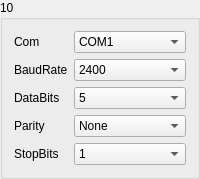
       <widget class="QGroupBox" name="gBoxMeter_10">
        <property name="minimumSize">
         <size>
          <width>171</width>
          <height>171</height>
         </size>
        </property>
        <property name="title">
         <string>10</string>
        </property>
        <layout class="QGridLayout" name="gridLayout_14">
         <item row="0" column="0">
          <widget class="QLabel" name="label_68">
           <property name="sizePolicy">
            <sizepolicy hsizetype="Fixed" vsizetype="Preferred">
             <horstretch>0</horstretch>
             <verstretch>0</verstretch>
            </sizepolicy>
           </property>
           <property name="text">
            <string>Com</string>
           </property>
          </widget>
         </item>
         <item row="0" column="1">
          <widget class="QComboBox" name="comboMeterSerialNum_10">
           <item>
            <property name="text">
             <string>COM1</string>
            </property>
           </item>
           <item>
            <property name="text">
             <string>COM2</string>
            </property>
           </item>
           <item>
            <property name="text">
             <string>COM3</string>
            </property>
           </item>
           <item>
            <property name="text">
             <string>COM4</string>
            </property>
           </item>
           <item>
            <property name="text">
             <string>COM5</string>
            </property>
           </item>
           <item>
            <property name="text">
             <string>COM6</string>
            </property>
           </item>
           <item>
            <property name="text">
             <string>COM7</string>
            </property>
           </item>
           <item>
            <property name="text">
             <string>COM8</string>
            </property>
           </item>
           <item>
            <property name="text">
             <string>COM9</string>
            </property>
           </item>
           <item>
            <property name="text">
             <string>COM10</string>
            </property>
           </item>
           <item>
            <property name="text">
             <string>COM11</string>
            </property>
           </item>
           <item>
            <property name="text">
             <string>COM12</string>
            </property>
           </item>
           <item>
            <property name="text">
             <string>COM13</string>
            </property>
           </item>
           <item>
            <property name="text">
             <string>COM14</string>
            </property>
           </item>
           <item>
            <property name="text">
             <string>COM15</string>
            </property>
           </item>
           <item>
            <property name="text">
             <string>COM16</string>
            </property>
           </item>
           <item>
            <property name="text">
             <string>COM17</string>
            </property>
           </item>
           <item>
            <property name="text">
             <string>COM18</string>
            </property>
           </item>
           <item>
            <property name="text">
             <string>COM19</string>
            </property>
           </item>
           <item>
            <property name="text">
             <string>COM20</string>
            </property>
           </item>
           <item>
            <property name="text">
             <string>COM21</string>
            </property>
           </item>
           <item>
            <property name="text">
             <string>COM22</string>
            </property>
           </item>
           <item>
            <property name="text">
             <string>COM23</string>
            </property>
           </item>
           <item>
            <property name="text">
             <string>COM24</string>
            </property>
           </item>
           <item>
            <property name="text">
             <string>COM25</string>
            </property>
           </item>
           <item>
            <property name="text">
             <string>COM26</string>
            </property>
           </item>
           <item>
            <property name="text">
             <string>COM27</string>
            </property>
           </item>
           <item>
            <property name="text">
             <string>COM28</string>
            </property>
           </item>
           <item>
            <property name="text">
             <string>COM29</string>
            </property>
           </item>
           <item>
            <property name="text">
             <string>COM30</string>
            </property>
           </item>
          </widget>
         </item>
         <item row="1" column="0">
          <widget class="QLabel" name="label_69">
           <property name="text">
            <string>BaudRate</string>
           </property>
          </widget>
         </item>
         <item row="1" column="1">
          <widget class="QComboBox" name="comboMeterBaudRate_10">
           <item>
            <property name="text">
             <string>2400</string>
            </property>
           </item>
           <item>
            <property name="text">
             <string>4800</string>
            </property>
           </item>
           <item>
            <property name="text">
             <string>9600</string>
            </property>
           </item>
           <item>
            <property name="text">
             <string>14400</string>
            </property>
           </item>
           <item>
            <property name="text">
             <string>19200</string>
            </property>
           </item>
           <item>
            <property name="text">
             <string>38400</string>
            </property>
           </item>
           <item>
            <property name="text">
             <string>56000</string>
            </property>
           </item>
          </widget>
         </item>
         <item row="2" column="0">
          <widget class="QLabel" name="label_70">
           <property name="text">
            <string>DataBits</string>
           </property>
          </widget>
         </item>
         <item row="2" column="1">
          <widget class="QComboBox" name="comboMeterBits_10">
           <item>
            <property name="text">
             <string>5</string>
            </property>
           </item>
           <item>
            <property name="text">
             <string>6</string>
            </property>
           </item>
           <item>
            <property name="text">
             <string>7</string>
            </property>
           </item>
           <item>
            <property name="text">
             <string>8</string>
            </property>
           </item>
          </widget>
         </item>
         <item row="3" column="0">
          <widget class="QLabel" name="label_71">
           <property name="text">
            <string>Parity</string>
           </property>
          </widget>
         </item>
         <item row="3" column="1">
          <widget class="QComboBox" name="comboMeterChkBit_10">
           <item>
            <property name="text">
             <string>None</string>
            </property>
           </item>
           <item>
            <property name="text">
             <string>Odd</string>
            </property>
           </item>
           <item>
            <property name="text">
             <string>Even</string>
            </property>
           </item>
          </widget>
         </item>
         <item row="4" column="0">
          <widget class="QLabel" name="label_72">
           <property name="text">
            <string>StopBits</string>
           </property>
          </widget>
         </item>
         <item row="4" column="1">
          <widget class="QComboBox" name="comboMeterEndBit_10">
           <item>
            <property name="text">
             <string>1</string>
            </property>
           </item>
           <item>
            <property name="text">
             <string>1.5</string>
            </property>
           </item>
           <item>
            <property name="text">
             <string>2</string>
            </property>
           </item>
          </widget>
         </item>
        </layout>
       </widget>
